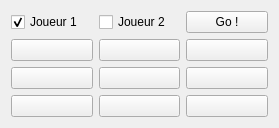
<ui version="4.0" >
 <class>fen</class>
 <widget class="QWidget" name="fen" >
  <property name="geometry" >
   <rect>
    <x>0</x>
    <y>0</y>
    <width>279</width>
    <height>128</height>
   </rect>
  </property>
  <property name="windowTitle" >
   <string>Tic Tac Toe</string>
  </property>
  <layout class="QGridLayout" name="gridLayout" >
   <item row="0" column="0" >
    <widget class="QCheckBox" name="J1H" >
     <property name="text" >
      <string>Joueur 1</string>
     </property>
     <property name="icon" >
      <iconset resource="images.qrc" >
       <normaloff>:/croix.bmp</normaloff>:/croix.bmp</iconset>
     </property>
     <property name="checked" >
      <bool>true</bool>
     </property>
    </widget>
   </item>
   <item row="0" column="1" >
    <widget class="QCheckBox" name="J2H" >
     <property name="text" >
      <string>Joueur 2</string>
     </property>
     <property name="icon" >
      <iconset resource="images.qrc" >
       <normaloff>:/rond.bmp</normaloff>:/rond.bmp</iconset>
     </property>
    </widget>
   </item>
   <item row="0" column="2" >
    <widget class="QPushButton" name="bouton_debut" >
     <property name="text" >
      <string>Go !</string>
     </property>
    </widget>
   </item>
   <item row="1" column="0" >
    <widget class="QPushButton" name="pushButton" >
     <property name="shortcut" >
      <string>1</string>
     </property>
     <property name="checkable" >
      <bool>false</bool>
     </property>
     <property name="checked" >
      <bool>false</bool>
     </property>
    </widget>
   </item>
   <item row="1" column="1" >
    <widget class="QPushButton" name="pushButton_2" >
     <property name="shortcut" >
      <string>2</string>
     </property>
    </widget>
   </item>
   <item row="1" column="2" >
    <widget class="QPushButton" name="pushButton_3" >
     <property name="shortcut" >
      <string>3</string>
     </property>
    </widget>
   </item>
   <item row="2" column="0" >
    <widget class="QPushButton" name="pushButton_4" >
     <property name="shortcut" >
      <string>4</string>
     </property>
    </widget>
   </item>
   <item row="2" column="1" >
    <widget class="QPushButton" name="pushButton_5" >
     <property name="shortcut" >
      <string>5</string>
     </property>
    </widget>
   </item>
   <item row="2" column="2" >
    <widget class="QPushButton" name="pushButton_6" >
     <property name="shortcut" >
      <string>6</string>
     </property>
    </widget>
   </item>
   <item row="3" column="0" >
    <widget class="QPushButton" name="pushButton_7" >
     <property name="shortcut" >
      <string>7</string>
     </property>
    </widget>
   </item>
   <item row="3" column="1" >
    <widget class="QPushButton" name="pushButton_8" >
     <property name="shortcut" >
      <string>8</string>
     </property>
    </widget>
   </item>
   <item row="3" column="2" >
    <widget class="QPushButton" name="pushButton_9" >
     <property name="shortcut" >
      <string>9</string>
     </property>
    </widget>
   </item>
  </layout>
 </widget>
 <resources>
  <include location="images.qrc" />
 </resources>
 <connections/>
</ui>
